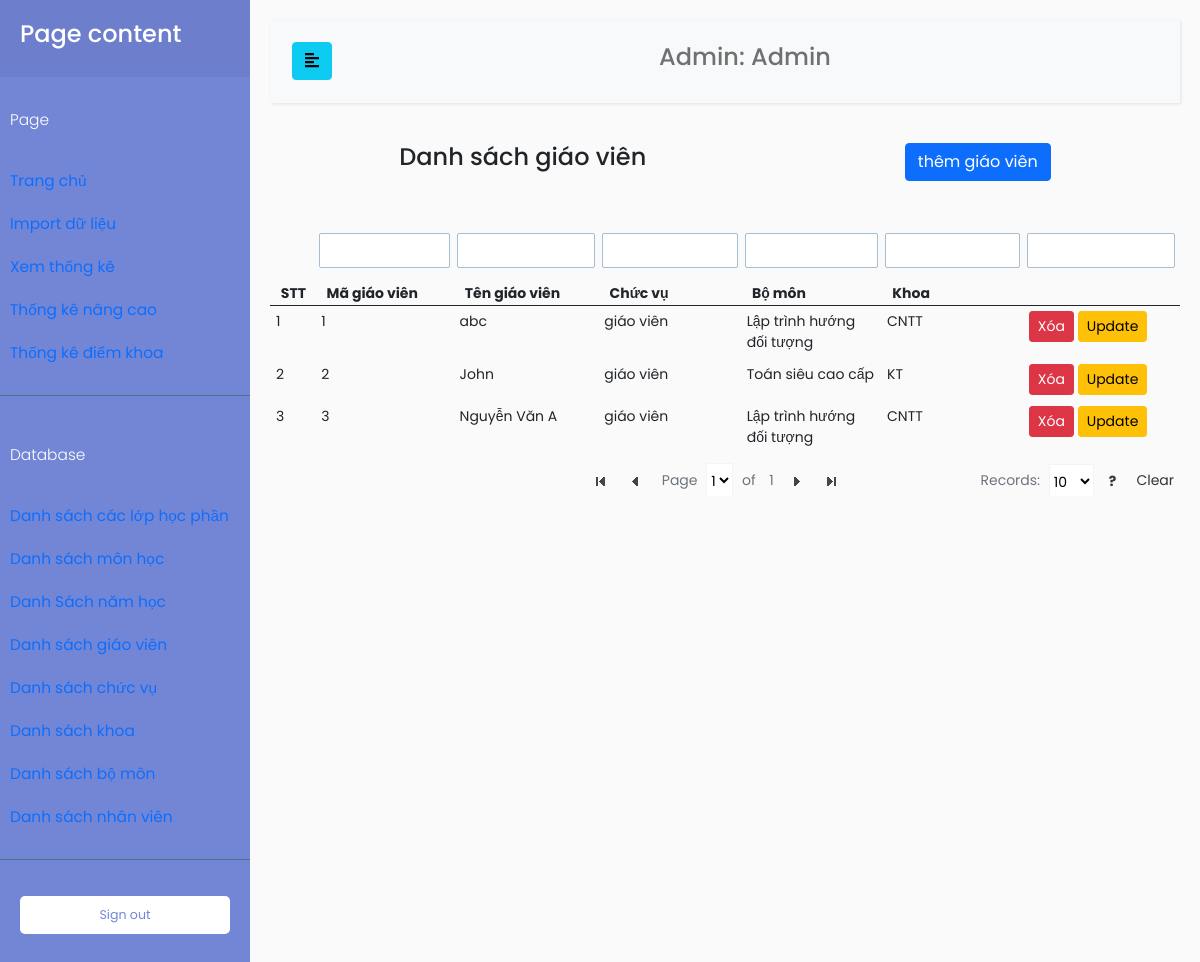
The page /index.php?TenChucVu=admin&page=DBGiaoVien (signed in) on the database as committed earlier.
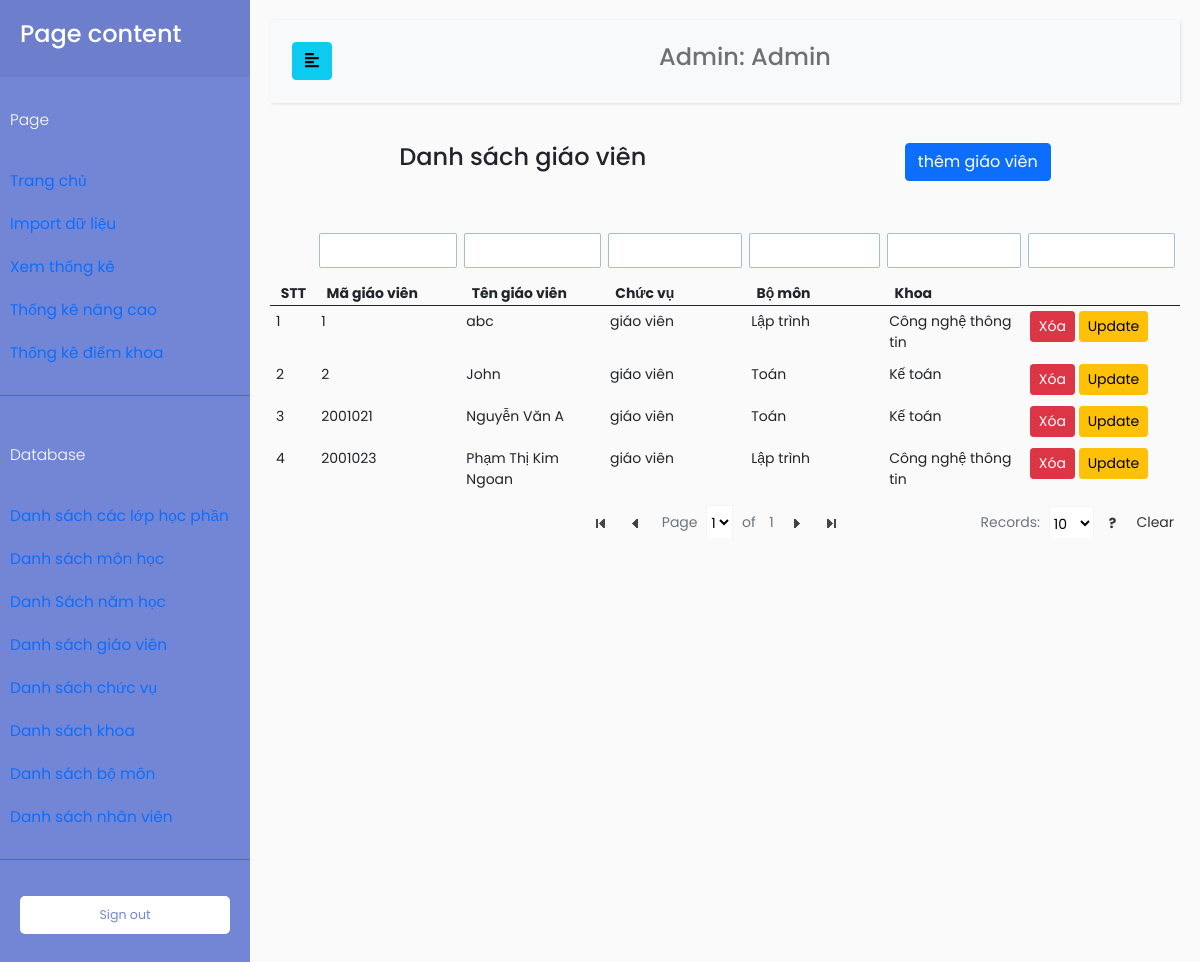
The same page on the database as committed later.
### tables this page shows
CREATE TABLE `giaovien` (
  `MaGiaoVien` int(11) NOT NULL,
  `TenGiaoVien` varchar(100) NOT NULL,
  `MatKhau` varchar(100) NOT NULL,
  `MaChucVu` int(11) NOT NULL,
  `MaBoMon` int(11) NOT NULL
);

CREATE TABLE `bomon` (
  `MaBoMon` int(11) NOT NULL,
  `MaKhoa` int(11) NOT NULL,
  `TenBoMon` varchar(100) NOT NULL
);

CREATE TABLE `khoa` (
  `MaKhoa` int(11) NOT NULL,
  `TenKhoa` varchar(100) NOT NULL
);

### function.php (called while the page is built, shortened)
<?php
require('database/DBController.php');
require('database/InfoSmallTable.php');
$db = new DBController();
$infoSmallTable = new InfoSmallTable($db);

### database/InfoSmallTable.php (called while the page is built, shortened)
<?php
class InfoSmallTable
{
    public $db = null;
    public function __construct(DBController $db)
    {
        $this->db = $db;
    }
    public function getThongTinBang($table = 'Khoa')
    {
        $result = $this->db->con->query("SELECT * FROM {$table}");
        $resultArr = array();
        while ($row = mysqli_fetch_array($result, MYSQLI_ASSOC)) {
            $resultArr[] = $row;
        }
        return $resultArr;
    }
    public function getThongTinBoMon($maBoMon, $thongTin = 'TenBoMon')
    {
        $result = $this->db->con->query("SELECT * FROM BoMon WHERE MaBoMon = '{$maBoMon}'");
        $resultArr = array();
        while ($row = mysqli_fetch_array($result, MYSQLI_ASSOC)) {
            $resultArr[] = $row;
        }
        return $resultArr[0][$thongTin];
    }
    public function getTenKhoa($maKhoa)
    {
        $result = $this->db->con->query("SELECT TenKhoa FROM Khoa WHERE MaKhoa = '{$maKhoa}'");
        $resultArr = array();
        while ($row = mysqli_fetch_array($result, MYSQLI_ASSOC)) {
            $resultArr[] = $row;
        }
        return $resultArr[0]['TenKhoa'];
    }
    public function getTenChucVu($maChucVu)
    {
        $result = $this->db->con->query("SELECT * FROM chucvu WHERE MaChucVu = '{$maChucVu}'");
        $resultArr = array();
        while ($row = mysqli_fetch_array($result, MYSQLI_ASSOC)) {
            $resultArr[] = $row;
        }
        return $resultArr;
    }
}

### database/DBController.php (called while the page is built, shortened)
<?php
class DBController
{
    protected $host = 'localhost';
    protected $user = 'root';
    protected $password = '';
    protected $database = 'quanlydanhgia';
    public function __construct()
    {
        $this->con = mysqli_connect($this->host, $this->user, $this->password, $this->database);
    }
}

### page/admin/DBControl/DBGiaoVien.php (the view, shortened to what this page needs)
<?php
if ($_GET["TenChucVu"] === 'admin') {
    $giaoVien = $infoSmallTable->getThongTinBang("GiaoVien");
    $stt = 1;
}
?>
<div>
    <div class="pb-5 d-flex justify-content-around">
        <div>
            <h4>Danh sách giáo viên</h4>
        </div>
        <div><a href="index.php?TenChucVu=<?php echo $tenChucVu; ?>&page=themGiaoVien" class="btn btn-primary">thêm giáo viên</a></div>
    </div>
    <table class="tfilter table table-hover">
        <thead>
            <tr>
                <th>STT</th>
                <th>Mã giáo viên</th>
                <th>Tên giáo viên</th>
                <th>Chức vụ</th>
                <th>Bộ môn</th>
                <th>Khoa</th>
                <th colspan="2"></th>
            </tr>
        </thead>
        <tbody>
            <?php foreach ($giaoVien as $item) : ?>
                <form action="" method="post">
                    <tr>
                        <td>
                            <?php
                            echo $stt;
                            $stt++;
                            ?>
                        </td>
                        <td>
                            <?php
                            echo $item['MaGiaoVien'];
                            ?>
                        </td>
                        <td>
                            <?php
                            echo $item['TenGiaoVien'];
                            ?>
                        </td>
                        <td>
                            <?php
                            $tenChucVugiaoVien = $infoSmallTable->getTenChucVu($item['MaChucVu']);
                            $tenChucVugiaoVien = $tenChucVugiaoVien[0]['TenChucVu'];
                            if ($tenChucVugiaoVien === 'giaovien') {
                                echo "giáo viên";
                            } elseif ($tenChucVugiaoVien === 'truongbomon') {
                                echo "trưởng bộ môn";
                            } elseif ($tenChucVugiaoVien === 'truongkhoa') {
                                echo "trưởng khoa";
                            }
                            ?>
                        </td>
                        <td>
                            <?php
                            $tenBoMon = $infoSmallTable->getThongTinBoMon($item['MaBoMon'], 'TenBoMon');
                            echo $tenBoMon;
                            ?>
                        </td>
                        <td>
                            <?php
                            $maKhoa = $infoSmallTable->getThongTinBoMon($item['MaBoMon'], 'MaKhoa');
                            $tenKhoa = $infoSmallTable->getTenKhoa($maKhoa);
                            echo $tenKhoa;
                            ?>
                        </td>
                        <td>
                            <input type="submit" name="submitXoaGV" value="Xóa" class="btn btn-sm btn-danger">
                            <a href="index.php?TenChucVu=<?php echo $tenChucVu; ?>&page=updateGV&MaGiaoVien=<?php echo $item['MaGiaoVien']; ?>" class="btn btn-sm btn-warning">Update</a>
                        </td>
                    </tr>
                </form>
            <?php endforeach; ?>
        </tbody>
    </table>
</div>

Rows that differ between the two databases and show on the page:
removed giaovien: MaGiaoVien "3", TenGiaoVien "Nguyễn Văn A", MaBoMon.TenBoMon "Lập trình hướng đối tượng", MaBoMon.TenKhoa "CNTT"
changed through a linked row, giaovien "abc": MaBoMon.TenBoMon "Lập trình hướng đối tượng" → "Lập trình"; MaBoMon.TenKhoa "CNTT" → "Công nghệ thông tin"
changed through a linked row, giaovien "John": MaBoMon.TenBoMon "Toán siêu cao cấp" → "Toán"; MaBoMon.TenKhoa "KT" → "Kế toán"
added giaovien: MaGiaoVien "2001021", TenGiaoVien "Nguyễn Văn A", MaBoMon.TenBoMon "Toán", MaBoMon.TenKhoa "Kế toán"
added giaovien: MaGiaoVien "2001023", TenGiaoVien "Phạm Thị Kim Ngoan", MaBoMon.TenBoMon "Lập trình", MaBoMon.TenKhoa "Công nghệ thông tin"
